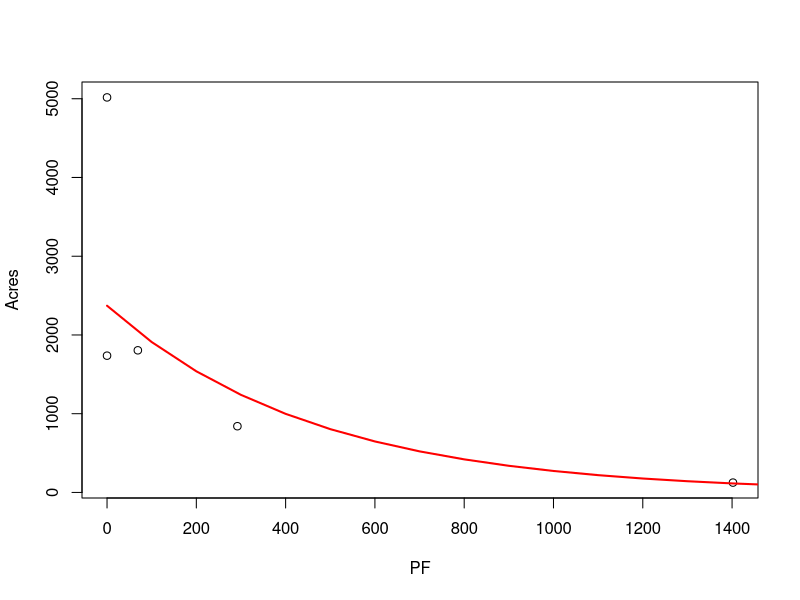
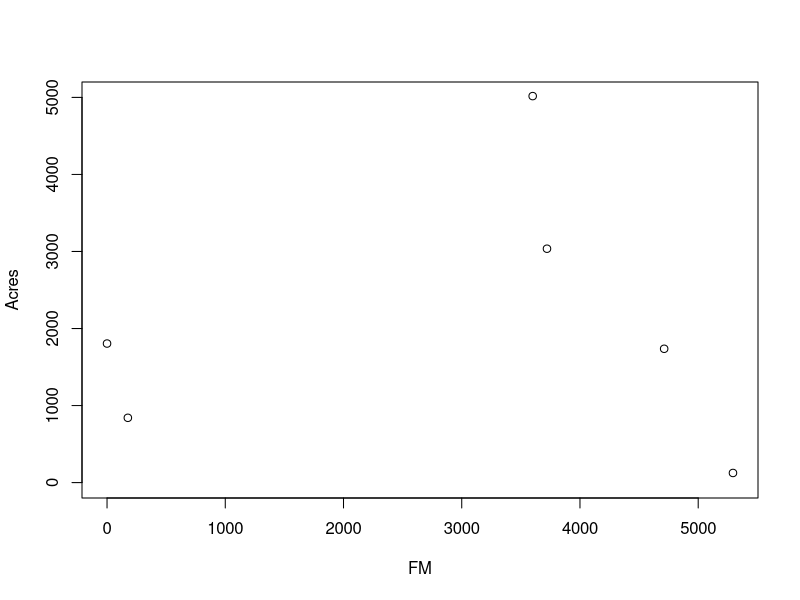
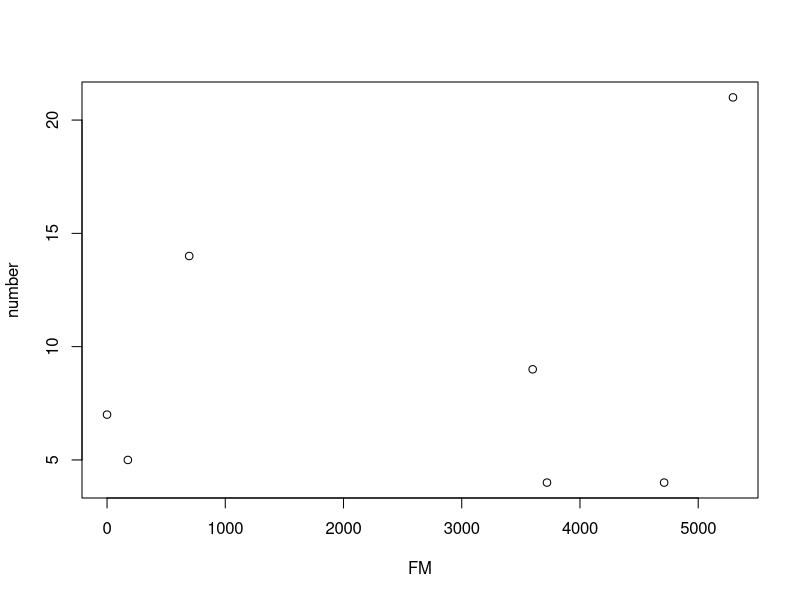
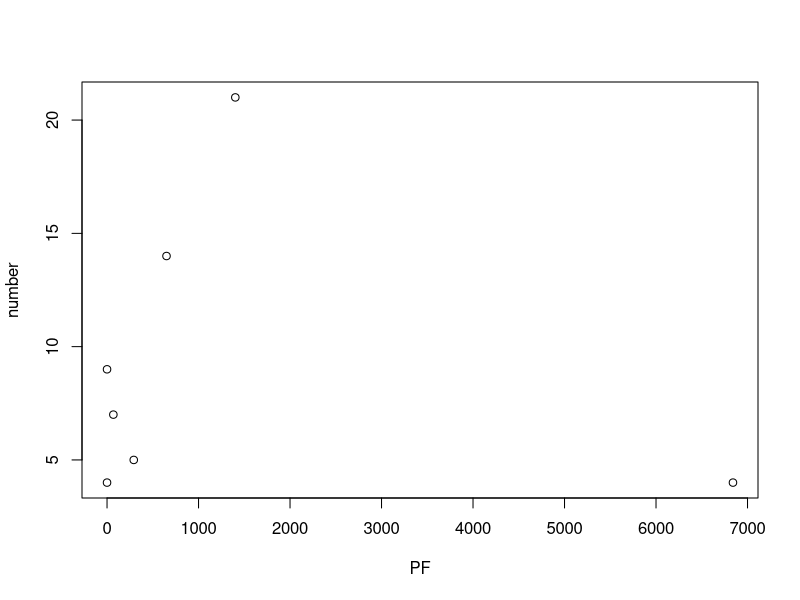

These charts were generated, in order, by the following R code:
## ---- chunk 1
knitr::opts_chunk$set(echo = TRUE)
## ---- chunk 2
pauley.df <- read.csv("Pauley Data.csv")
## ---- chunk 3
str(pauley.df)
## ---- chunk 4
Hypoth1 <- lm(Acres ~ PF, data=pauley.df)
# log(y)~x)
Data2=pauley.df[pauley.df$Location!="Nevada-Yuba",] 
Data3=Data2[Data2$Location!="Shasta",] 
Hypoth2 <- lm(log(Acres)~PF, data=Data3 )
## ---- chunk 5
summary(Hypoth2)

## ---- chunk 6
plot(Acres~PF,data=Data3)
text(6000,3500,"unique fire")

PFvalues <- seq(0,7000, 100)
acres.exponential <- exp(predict(Hypoth2,list(PF=PFvalues)))
lines(PFvalues, acres.exponential, lwd=2, col = "red")



## ---- chunk 7
plot(Acres~FM,data=pauley.df, ylim=c(0,5000))


## ---- chunk 8
plot(number~FM, data=pauley.df)
## ---- chunk 9
plot(number~PF, data=pauley.df)
